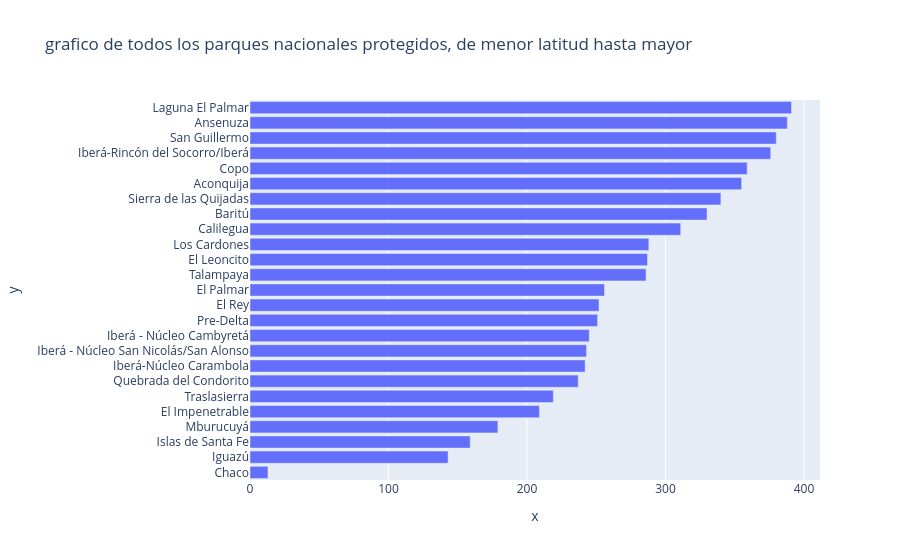

Notebook cell for this chart:
### Markdown cell above
Respuesta:

### Code cell
filtr1 = area[(area["tap"] == 1)&(area.jap == 2)]
filtr2 = filtr1[filtr1["lat"] > -34]
filtr3 = filtr2["nam"]
dig = px.bar(
    filtr3, y = filtr3.values, x = filtr3.index, title = "grafico de todos los parques nacionales protegidos, de menor latitud hasta mayor")
dig.show()

### Figure 1 — Plotly figure (JSON) as saved in the notebook; plotly's stock layout.template omitted (floating-point values rounded to 4 significant figures)
{"data": [{"hovertemplate": "x=%{x}<br>y=%{y}<extra></extra>", "legendgroup": "", "marker": {"color": "#636efa", "pattern": {"shape": ""}}, "name": "", "orientation": "h", "showlegend": false, "textposition": "auto", "type": "bar", "x": [13, 143, 159, 179, 209, 219, 237, 242, 243, 245, 251, 252, 256, 286, 287, 288, 311, 330, 340, 355, 359, 376, 380, 388, 391], "xaxis": "x", "y": ["Chaco", "Iguazú", "Islas de Santa Fe", "Mburucuyá", "El Impenetrable", "Traslasierra", "Quebrada del Condorito", "Iberá-Núcleo Carambola", "Iberá - Núcleo San Nicolás/San Alonso", "Iberá - Núcleo Cambyretá", "Pre-Delta", "El Rey", "El Palmar", "Talampaya", "El Leoncito", "Los Cardones", "Calilegua", "Baritú", "Sierra de las Quijadas", "Aconquija", "Copo", "Iberá-Rincón del Socorro/Iberá", "San Guillermo", "Ansenuza", "Laguna El Palmar"], "yaxis": "y"}], "layout": {"barmode": "relative", "legend": {"tracegroupgap": 0}, "title": {"text": "grafico de todos los parques nacionales protegidos, de menor latitud hasta mayor"}, "xaxis": {"anchor": "y", "domain": [0, 1], "title": {"text": "x"}}, "yaxis": {"anchor": "x", "domain": [0, 1], "title": {"text": "y"}}}}
